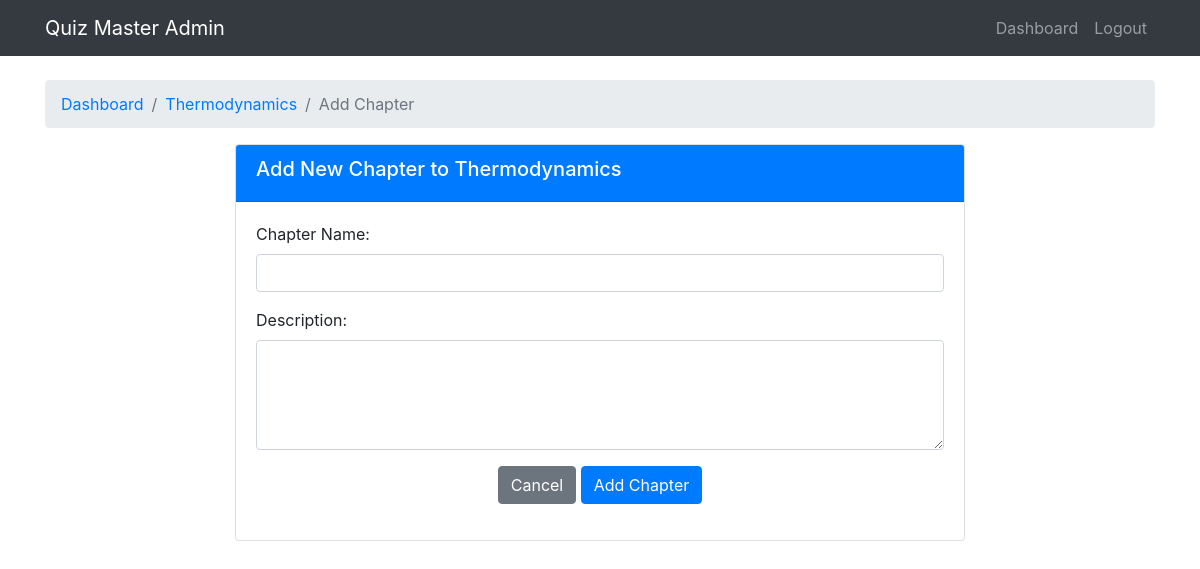
/admin/subject/2/chapter/new (signed in), run on an earlier commit of the app's database.
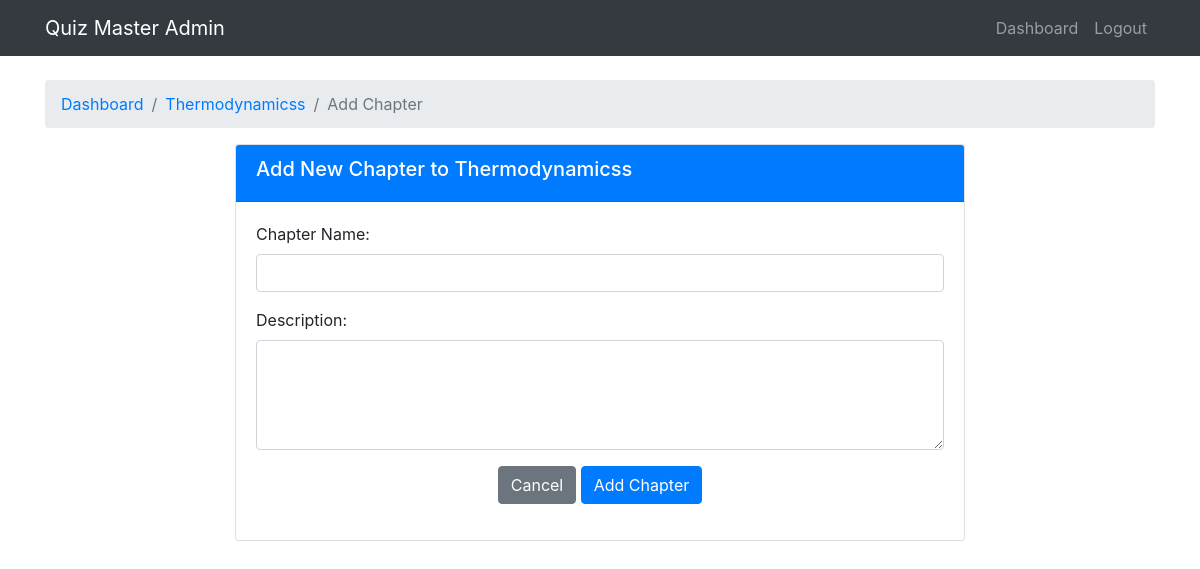
And on a later commit of the database.
### models/db_setup.py (models this page shows)
class Subject(db.Model):
    id = db.Column(db.Integer, primary_key=True)
    name = db.Column(db.String(100), nullable=False)
    description = db.Column(db.Text)
    chapters = db.relationship('Chapter', backref='subject', lazy=True, cascade="all, delete-orphan")

### controllers/admin.py (the view, shortened to what this page needs)
def add_chapter(subject_id):
    if not session.get('is_admin'):
        return redirect(url_for('login'))
    subject = Subject.query.get_or_404(subject_id)
    return render_template('admin/chapter_form.html', subject=subject)

### templates/admin/chapter_form.html (shortened to what this page needs)
<!DOCTYPE html>
<html lang="en">
<head>
    <link rel="stylesheet" href="https://stackpath.bootstrapcdn.com/bootstrap/4.5.2/css/bootstrap.min.css">
</head>
<body>
    <nav class="navbar navbar-expand-lg navbar-dark bg-dark">
        <div class="container">
            <a class="navbar-brand" href="#">Quiz Master Admin</a>
            <div class="collapse navbar-collapse" id="navbarNav">
                <ul class="navbar-nav ml-auto">
                    <li class="nav-item">
                        <a class="nav-link" href="{{ url_for('admin_dashboard') }}">Dashboard</a>
                    </li>
                    <li class="nav-item">
                        <a class="nav-link" href="{{ url_for('logout') }}">Logout</a>
                    </li>
                </ul>
            </div>
        </div>
    </nav>
    <div class="container mt-4">
        <nav aria-label="breadcrumb">
            <ol class="breadcrumb">
                <li class="breadcrumb-item"><a href="{{ url_for('admin_dashboard') }}">Dashboard</a></li>
                <li class="breadcrumb-item"><a href="{{ url_for('view_chapters', subject_id=subject.id) }}">{{ subject.name }}</a></li>
                <li class="breadcrumb-item active">Add Chapter</li>
            </ol>
        </nav>
        <div class="row justify-content-center">
            <div class="col-md-8">
                <div class="card">
                    <div class="card-header bg-primary text-white">
                        <h5>Add New Chapter to {{ subject.name }}</h5>
                    </div>
                    <div class="card-body">
                        <form method="POST">
                            <div class="form-group">
                                <label for="name">Chapter Name:</label>
                                <input type="text" class="form-control" id="name" name="name" required>
                            </div>
                            <div class="form-group">
                                <label for="description">Description:</label>
                                <textarea class="form-control" id="description" name="description" rows="4"></textarea>
                            </div>
                            <div class="form-group text-center">
                                <a href="{{ url_for('view_chapters', subject_id=subject.id) }}" class="btn btn-secondary">Cancel</a>
                                <button type="submit" class="btn btn-primary">Add Chapter</button>
                            </div>
                        </form>
                    </div>
                </div>
            </div>
        </div>
    </div>
</body>
</html>

What changed in the data, as far as the page shows it:
changed Subject: name "Thermodynamics" → "Thermodynamicss"
